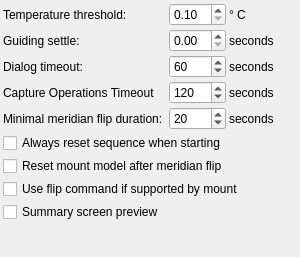
<?xml version="1.0" encoding="UTF-8"?>
<ui version="4.0">
 <class>OpsMiscSettings</class>
 <widget class="QWidget" name="OpsMiscSettings">
  <property name="geometry">
   <rect>
    <x>0</x>
    <y>0</y>
    <width>300</width>
    <height>257</height>
   </rect>
  </property>
  <property name="windowTitle">
   <string>TabWidget</string>
  </property>
  <property name="currentIndex" stdset="0">
   <number>3</number>
  </property>
  <layout class="QVBoxLayout" name="verticalLayout">
   <property name="spacing">
    <number>3</number>
   </property>
   <property name="leftMargin">
    <number>3</number>
   </property>
   <property name="topMargin">
    <number>3</number>
   </property>
   <property name="rightMargin">
    <number>3</number>
   </property>
   <property name="bottomMargin">
    <number>3</number>
   </property>
   <item>
    <layout class="QGridLayout" name="gridLayout">
     <property name="spacing">
      <number>3</number>
     </property>
     <item row="0" column="2">
      <widget class="QLabel" name="label_3">
       <property name="text">
        <string>° C</string>
       </property>
      </widget>
     </item>
     <item row="1" column="2">
      <widget class="QLabel" name="label_14">
       <property name="text">
        <string>seconds</string>
       </property>
      </widget>
     </item>
     <item row="4" column="0">
      <widget class="QLabel" name="label_17">
       <property name="toolTip">
        <string>&lt;html&gt;&lt;head/&gt;&lt;body&gt;&lt;p&gt;Minimal duration of a meridian flip in seconds. Increase this value if Ekos reports that a meridian flip has failed because the pier side did not change. A good estimation for this value is at least 50% of the typical duration of a meridian flip.&lt;/p&gt;&lt;/body&gt;&lt;/html&gt;</string>
       </property>
       <property name="text">
        <string>Minimal meridian flip duration: </string>
       </property>
      </widget>
     </item>
     <item row="2" column="1">
      <widget class="QSpinBox" name="kcfg_ManualCoverTimeout">
       <property name="maximum">
        <number>600</number>
       </property>
       <property name="singleStep">
        <number>10</number>
       </property>
       <property name="value">
        <number>60</number>
       </property>
      </widget>
     </item>
     <item row="1" column="0">
      <widget class="QLabel" name="label_13">
       <property name="toolTip">
        <string>Wait this many seconds after guiding is resumed to stabilize the guiding performance before capture.</string>
       </property>
       <property name="text">
        <string>Guiding settle:</string>
       </property>
      </widget>
     </item>
     <item row="0" column="1">
      <widget class="QDoubleSpinBox" name="kcfg_MaxTemperatureDiff">
       <property name="minimum">
        <double>0.100000000000000</double>
       </property>
       <property name="maximum">
        <double>5.000000000000000</double>
       </property>
       <property name="singleStep">
        <double>0.100000000000000</double>
       </property>
       <property name="value">
        <double>0.100000000000000</double>
       </property>
      </widget>
     </item>
     <item row="0" column="0">
      <widget class="QLabel" name="label">
       <property name="toolTip">
        <string>Maximum acceptable difference between requested and measured temperature set point. When the temperature threshold is below this value, the temperature set point request is deemed successful.</string>
       </property>
       <property name="text">
        <string>Temperature threshold:</string>
       </property>
      </widget>
     </item>
     <item row="4" column="2">
      <widget class="QLabel" name="label_18">
       <property name="text">
        <string>seconds</string>
       </property>
      </widget>
     </item>
     <item row="2" column="0">
      <widget class="QLabel" name="label_15">
       <property name="toolTip">
        <string>Cover or uncover telescope dialog timeout in seconds</string>
       </property>
       <property name="text">
        <string>Dialog timeout:</string>
       </property>
      </widget>
     </item>
     <item row="0" column="3" rowspan="2">
      <spacer name="horizontalSpacer_4">
       <property name="orientation">
        <enum>Qt::Orientation::Horizontal</enum>
       </property>
       <property name="sizeHint" stdset="0">
        <size>
         <width>163</width>
         <height>13</height>
        </size>
       </property>
      </spacer>
     </item>
     <item row="4" column="1">
      <widget class="QSpinBox" name="kcfg_MinFlipDuration">
       <property name="maximum">
        <number>360</number>
       </property>
       <property name="singleStep">
        <number>5</number>
       </property>
       <property name="value">
        <number>20</number>
       </property>
      </widget>
     </item>
     <item row="1" column="1">
      <widget class="QDoubleSpinBox" name="kcfg_GuidingSettle">
       <property name="toolTip">
        <string>Wait this many seconds after guiding is resumed before starting capture</string>
       </property>
      </widget>
     </item>
     <item row="2" column="2">
      <widget class="QLabel" name="label_16">
       <property name="text">
        <string>seconds</string>
       </property>
      </widget>
     </item>
     <item row="3" column="0">
      <widget class="QLabel" name="label_2">
       <property name="toolTip">
        <string>Maximum number of seconds to wait before aborting the capture if operations like filter wheel changes or meridian flips take too long</string>
       </property>
       <property name="text">
        <string>Capture Operations Timeout</string>
       </property>
      </widget>
     </item>
     <item row="3" column="1">
      <widget class="QSpinBox" name="kcfg_CaptureOperationsTimeout">
       <property name="minimum">
        <number>5</number>
       </property>
       <property name="maximum">
        <number>900</number>
       </property>
       <property name="value">
        <number>120</number>
       </property>
      </widget>
     </item>
     <item row="3" column="2">
      <widget class="QLabel" name="label_4">
       <property name="text">
        <string>seconds</string>
       </property>
      </widget>
     </item>
    </layout>
   </item>
   <item>
    <widget class="QCheckBox" name="kcfg_AlwaysResetSequenceWhenStarting">
     <property name="toolTip">
      <string>&lt;html&gt;&lt;head/&gt;&lt;body&gt;&lt;p&gt;When starting to process a sequence list, reset all capture counts to zero. Scheduler overrides this option when Remember job progress is enabled.&lt;/p&gt;&lt;/body&gt;&lt;/html&gt;</string>
     </property>
     <property name="text">
      <string>Always reset sequence when starting</string>
     </property>
     <property name="checked">
      <bool>false</bool>
     </property>
    </widget>
   </item>
   <item>
    <widget class="QCheckBox" name="kcfg_ResetMountModelAfterMeridian">
     <property name="text">
      <string>Reset mount model after meridian flip</string>
     </property>
    </widget>
   </item>
   <item>
    <widget class="QCheckBox" name="kcfg_ForcedFlip">
     <property name="text">
      <string>Use flip command if supported by mount</string>
     </property>
    </widget>
   </item>
   <item>
    <widget class="QCheckBox" name="kcfg_useSummaryPreview">
     <property name="toolTip">
      <string>Display received FITS in the Summary screen preview window.</string>
     </property>
     <property name="text">
      <string>Summary screen preview</string>
     </property>
    </widget>
   </item>
   <item>
    <spacer name="verticalSpacer">
     <property name="orientation">
      <enum>Qt::Orientation::Vertical</enum>
     </property>
     <property name="sizeHint" stdset="0">
      <size>
       <width>20</width>
       <height>40</height>
      </size>
     </property>
    </spacer>
   </item>
  </layout>
 </widget>
 <resources/>
 <connections/>
</ui>
